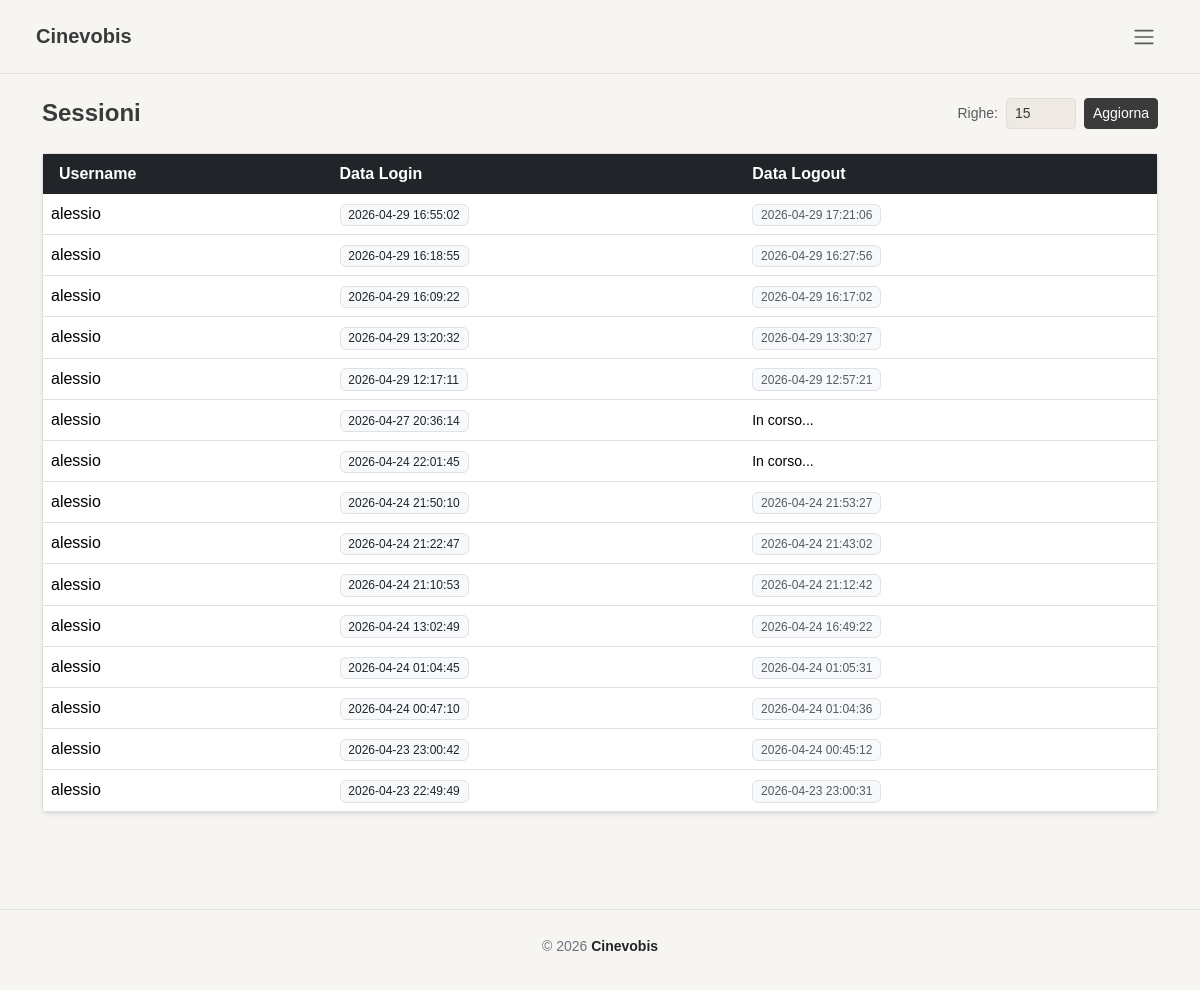
Page /pages/admin/sessions.php (signed in) on the earlier database version.
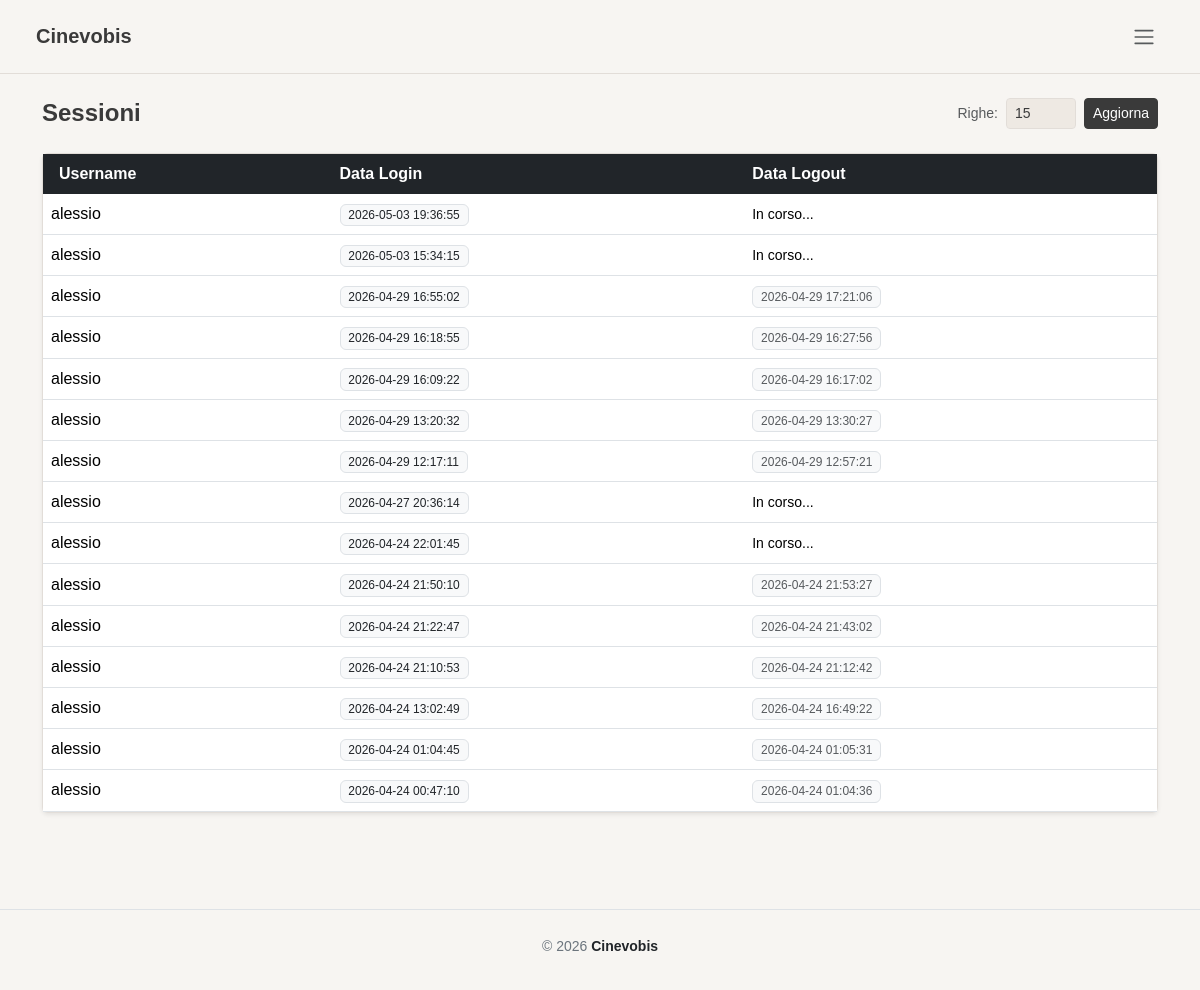
Same page on the later database version.
### tables this page shows
CREATE TABLE `sessioni` (
  `id_sessione` varchar(255) NOT NULL,
  `id_utente` int(11) NOT NULL,
  `data_login` datetime DEFAULT NULL,
  `data_logout` datetime DEFAULT NULL,
  PRIMARY KEY (`id_sessione`),
  KEY `id_utente` (`id_utente`),
  CONSTRAINT `sessioni_ibfk_1` FOREIGN KEY (`id_utente`) REFERENCES `utenti` (`id_utente`) ON DELETE CASCADE ON UPDATE CASCADE
);

CREATE TABLE `utenti` (
  `id_utente` int(11) NOT NULL AUTO_INCREMENT,
  `username` varchar(100) NOT NULL,
  `password` varchar(255) NOT NULL,
  `email` varchar(100) NOT NULL,
  `nome` varchar(100) NOT NULL,
  `cognome` varchar(100) NOT NULL,
  `id_profilo` int(11) DEFAULT NULL,
  `attivo` tinyint(1) DEFAULT 1,
  `data_registrazione` datetime DEFAULT NULL,
  PRIMARY KEY (`id_utente`),
  UNIQUE KEY `username` (`username`),
  UNIQUE KEY `email` (`email`),
  KEY `id_profilo` (`id_profilo`),
  CONSTRAINT `utenti_ibfk_1` FOREIGN KEY (`id_profilo`) REFERENCES `profili` (`id_profilo`) ON UPDATE CASCADE
);

### includes/user_obj.php (called while the page is built, shortened)
<?php
class userObj {
    private PDO $db;
    public function __construct(PDO $db, string $username, ?string $password = null, ?string $nome = null, ?string $cognome = null,
                            ?string $email = null, ?int $attivo = null, ?int $id_profilo = null) {
        $this->db           = $db;
    }
    public function readAccess(int $num) {
        $sql = "SELECT u.username, s.data_login, s.data_logout
                FROM sessioni s
                JOIN utenti u ON u.id_utente = s.id_utente
                ORDER BY s.data_login DESC
                LIMIT :num";
        $stmt = $this->db->prepare($sql);
        $num  = (int)$num;
        $stmt->bindParam(':num', $num, PDO::PARAM_INT);
        $stmt->execute();
        return $stmt->fetchAll();
    }
}

### pages/admin/sessions.php (the view, shortened to what this page needs)
<?php
require_once(__DIR__ . '/../../config/connection.php');
require_once(__DIR__ . '/../../includes/user_obj.php');
$username = $_SESSION["username"] ?? '';
$user = new userObj($conn, $username);
$righe = $_GET['righe'] ?? 15;
$sessioni = $user->readAccess($righe);
?>
<!DOCTYPE html>
<html lang="it">
<head>
    <link rel="stylesheet" href="/node_modules/bootstrap/dist/css/bootstrap.min.css">
    <link rel="stylesheet" href="/assets/css/style.css">
</head>
<body class="d-flex flex-column min-vh-100">
    <?php require_once(__DIR__ . '/../../includes/header.php'); ?>
    <div class="container mt-4 mb-5 pb-5 flex-grow-1">
        <div class="d-flex justify-content-between align-items-center mb-4">
            <h1 class="fs-4 fw-bold mb-0">Sessioni</h1>
            <form method="GET" class="d-flex align-items-center gap-2">
                <label class="small text-muted mb-0">Righe:</label>
                <input type="number" name="righe" class="form-control form-control-sm" style="width: 70px;" min="1" value="<?= htmlspecialchars($righe) ?>">
                <button type="submit" class="btn btn-sm btn-dark">Aggiorna</button>
            </form>
        </div>
        <div class="card shadow-sm border-0">
            <div class="table-responsive">
                <table class="table table-hover align-middle mb-0">
                    <thead class="table-dark">
                        <tr>
                            <th class="border-0 ps-3">Username</th>
                            <th class="border-0">Data Login</th>
                            <th class="border-0">Data Logout</th>
                        </tr>
                    </thead>
                    <tbody>
                        <?php foreach ($sessioni as $sessione): ?>
                            <tr>
                                <td><?= htmlspecialchars($sessione['username']) ?></td>
                                <td><span class="badge bg-light text-dark fw-normal border"><?= htmlspecialchars($sessione['data_login'] ?? '') ?></span></td>
                                <td>
                                    <?php if (!empty($sessione['data_logout'])): ?>
                                        <span class="badge bg-light text-muted fw-normal border"><?= htmlspecialchars($sessione['data_logout']) ?></span>
                                    <?php else: ?>
                                        <span class="text small italic">In corso...</span>
                                    <?php endif; ?>
                                </td>
                            </tr>
                        <?php endforeach; ?>
                    </tbody>
                </table>
            </div>
        </div>
    </div>
    <?php require_once(__DIR__ . '/../../includes/footer.php'); ?>
</body>
</html>

### includes/header.php (shortened to what this page needs)
<?php
$isLogged = isset($_SESSION['username']);
$currentPage = basename($_SERVER['SCRIPT_NAME']);
$adminPages = ['add_film.php', 'dashboard.php', 'sessions.php', 'users.php', 'edit_user.php', 'notifications.php', 'films.php'];
$isAdminPage = in_array($currentPage, $adminPages);
?>
<nav class="navbar navbar-expand-lg px-4 py-3 border-bottom mb-0" style="position: relative;">
    <div class="container-fluid">
        <?php if ($isAdminPage): ?>
            <a href="/pages/admin/dashboard.php" class="navbar-brand fw-bold text-dark" style="font-size: 20px; z-index: 2;">
                Cinevobis
            </a>
        <?php else: ?>
            <a href="/" class="navbar-brand fw-bold text-dark" style="font-size: 20px; z-index: 2;">
                Cinevobis
            </a>
        <?php endif; ?>
        <div class="ms-auto d-flex align-items-center gap-3" style="z-index: 2;">
            <?php if (!$isLogged): ?>
                <div class="d-flex gap-2 align-items-center">
                    <a href="/pages/public/login.php" class="btn btn-outline-secondary btn-sm px-4">Accedi</a>
                    <a href="/pages/public/signup.php" class="btn btn-dark btn-sm px-4">Registrati</a>
                </div>
            <?php else: ?>
                <div class="dropdown">
                    <button class="btn border-0 p-2 shadow-none" type="button" data-bs-toggle="dropdown" aria-expanded="false">
                        <span class="navbar-toggler-icon"></span>
                    </button>
                </div>
            <?php endif; ?>
        </div>
    </div>
</nav>

### includes/footer.php (shortened to what this page needs)
<footer class="text-center py-4 border-top">
    <div class="mb-2">
        <span class="text-secondary small">
            © <?= date("Y"); ?> <span class="fw-bold text-dark">Cinevobis</span>
        </span>
    </div>
</footer>

### assets/css/style.css (style rules this page uses)
:root { --accent: #A8C5DA; --accent-hover: #8EB5CC; --accent-dark: #5A8FA8; --bg: #F7F5F2; --bg-surface: #FFFFFF; --bg-muted: #EEE9E3; --border: #E2DDD8; --text: #3A3A3A; --text-muted: #8A8480; }
body { background-color: var(--bg); color: var(--text); font-family: 'DM Sans', sans-serif; -webkit-font-smoothing: antialiased; -moz-osx-font-smoothing: grayscale; }
.btn-dark { background-color: var(--text) !important; border-color: var(--text) !important; color: #fff !important; }
.navbar { background-color: var(--bg) !important; border-color: var(--border) !important; }
.navbar-brand { text-decoration: none; color: var(--text) !important; position: relative; }
.navbar-brand::after { content: ''; position: absolute; width: 0; height: 2px; bottom: 0; left: 0; background-color: var(--text); transition: width 0.2s ease-in-out; }
.card, .search-result-card { background-color: var(--bg-surface) !important; border: 1px solid var(--border) !important; }
.form-control { background-color: var(--bg-muted) !important; border-color: var(--border) !important; color: var(--text) !important; }
.form-control::placeholder { color: var(--text-muted) !important; }
footer { border-color: var(--border) !important; background-color: var(--bg); }

Differences in the rows shown:
no longer on this page (row unchanged): sessioni: id_utente.username "alessio", data_login "2026-04-23 23:00:42", data_logout "2026-04-24 00:45:12"
no longer on this page (row unchanged): sessioni: id_utente.username "alessio", data_login "2026-04-23 22:49:49", data_logout "2026-04-23 23:00:31"
added sessioni: id_utente.username "alessio", data_login "2026-05-03 19:36:55", shows "In corso..."
added sessioni: id_utente.username "alessio", data_login "2026-05-03 15:34:15", shows "In corso..."
